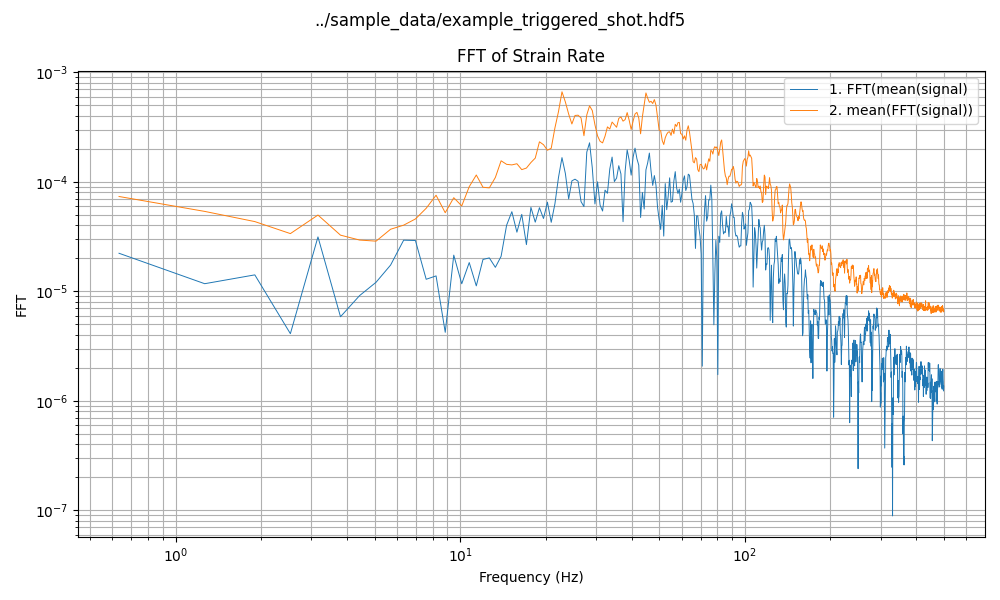

This chart was generated by the following Python code:
"""Example script to plot abbreviated RMS of Treble hdf5 data."""


### Set parameters ###############################################################
hdf_file = "../sample_data/example_triggered_shot.hdf5"
gauge_length = 20  # (meters)
##########################################################################################


import numpy as np
import matplotlib.pyplot as plt
import h5py
from datetime import datetime


def load_hdf_slice(filepath, t_start=None, t_duration=None, x_start=None, x_stop=None, info=True):
    """
        Loads data and metadata from .hdf5 file. Optionally slices data in time and space.

        Args:
            file_path: hdf5 file path.
            t_start: Time from start of data to begin slice (s)
            t_duration: Length of desired data slice (s)
            x_start: Start fibre distance from front of Treble (m)
            x_stop: Stop fibre distance from front of Treble (m)

        Returns:
            data: Sliced data array.
            metadata: Attributes of hdf file.
            timestamps: Sliced timestamp vector.
            distances: Sliced distance vector.

        """
    print(f"Loading: {filepath}")

    with h5py.File(filepath, "r") as f:
        md = dict(f.attrs)
        dt = md["dt_computer"]
        dx = md["dx"]

        # Accesses full data but does not load into memory
        data = f["data_product"]["data"]
        if "gps_time" in f["data_product"].keys():
            t = f["data_product"]["gps_time"]
        else:
            print("Using Computer Time, either because no GPS data was recorded or this is a re-saved dataset.")
            t = f["data_product"]["posix_time"]
        x = np.arange(md["nx"]) * md["dx"] + md["sensing_range_start"]

        if info is True:
            # Prints dimensions of full data
            print("Full Dataset Properties:")
            print(f"    Data Shape:         {data.shape}")
            print(f"    t_end - t_start:    {t[-1]-t[0]:.8f} s")
            print(f"    nt * dt_computer:   {t.shape[0] * dt}")
            print(f"    Timestamps:         [{t[0]:.2f} : {t[-1]:.2f}] ({t[-1] - t[0]:.2f}s)")
            print(f"    Times (UTC):        [{datetime.utcfromtimestamp(t[0])} : {datetime.utcfromtimestamp(t[-1])}]")
            print(f"    Distance:           [{x[0]:.1f} : {x[-1]:.1f}] m")

        # Calculates slice boundaries in samples
        if t_start:
            t1 = int(t_start / dt)
        else:
            t1 = 0
        if t_duration:
            t2 = t1 + int(t_duration / dt)
            # Enforces limit on end of data.
            if t2 > len(t):
                t2 = len(t)
        else:
            t2 = None

        if x_start:
            x1 = int((x_start-md["sensing_range_start"])/dx)
        else:
            x1 = None
        if x_stop:
            x2 = int((x_stop-md["sensing_range_start"])/dx)
        else:
            x2 = None

        # Slices data in space and time.
        # Only the SLICE of data is loaded into memory
        data = data[t1:t2, x1:x2]
        t = t[t1:t2]
        x = x[x1:x2]

        if info is True:
            # Prints dimensions of sliced output data
            print("Loading data slice:")
            print(f"    Data Shape:         {data.shape}")
            print(f"    t_end - t_start:    {t[-1]-t[0]:.8f} s")
            print(f"    nt * dt_computer:   {t.shape[0] * dt}")
            print(f"    Timestamps:         [{t[0]:.2f} : {t[-1]:.2f}] ({t[-1] - t[0]:.2f}s)")
            print(f"    Times (UTC):        [{datetime.utcfromtimestamp(t[0])} : {datetime.utcfromtimestamp(t[-1])}]")
            print(f"    Distance:           [{x[0]:.1f} : {x[-1]:.1f}] m")
        return data, md, t, x

def convert_velocity_to_strainrate(data, gauge_length_m, dx):
    gauge_samples = int(round(gauge_length_m / dx))
    return (data[:, gauge_samples:] - data[:, :-gauge_samples]) / (gauge_samples * dx)


def correct_gauge_length_offset(x_vector, gauge_length):
    """Compensate for distance shift of data caused by gauge_length calculation."""
    # crops end of x_vector by gauge length
    dx = x_vector[1] - x_vector[0]
    gauge_samples = int(round(gauge_length / dx))
    gauge_length = gauge_samples * dx
    x_correct = x_vector[:-gauge_samples]

    # compensates for GL/2 signal offset
    x_correct = x_correct + gauge_length / 2
    return x_correct


def calculate_fft_of_avg_signal(data_array, dt):
    """
    Averages signal at every fiber location, then calculates time-domain fft of average signal.

    Args:
        data_array: 2D data array, dimensions (nt, nx)
        dt: Time-axis sample spacing.

    Returns:
        abs_fft: FFT of average signal in fiber section.
        frequencies: Corresponding frequencies.
    """
    # average data in space
    avg_signal = np.mean(data_array, axis=1)

    # calculate fft
    cplx_fft = np.fft.rfft(avg_signal)
    abs_fft = np.abs(cplx_fft)
    abs_fft = abs_fft[1:]

    # frequency array
    nt = data_array.shape[0]
    frequencies = np.fft.rfftfreq(nt, dt)
    frequencies = frequencies[1:]

    return abs_fft, frequencies


def calculate_space_avg_of_ffts(data_array, dt):
    """
    Calculates time-domain fft at every fiber location, then averages FFTs in space.

    Args:
        data_array: 2D data array, dimensions (nt, nx)
        dt: Time-axis sample spacing.

    Returns:
        avg_fft: Avg of all FFTs in fiber section.
        frequencies: Corresponding frequencies.
    """
    # calculate fft array along time domain
    cplx_fft = np.fft.rfft(data_array, axis=0)

    # average fft^2 along space domain
    fft_sq = np.abs(cplx_fft) ** 2
    avg_fft_sq = np.mean(fft_sq, axis=1)
    avg_fft = np.sqrt(avg_fft_sq)
    avg_fft = avg_fft[1:]

    # frequency array
    nt = data_array.shape[0]
    frequencies = np.fft.rfftfreq(nt, dt)
    frequencies = frequencies[1:]

    return avg_fft, frequencies


def plot_fft(fft, frequencies, title=None, label=None, ax=None):
    # plots on existing axis
    if ax:
        plt.sca(ax)
    else:
        # otherwise creates figure
        plt.figure(figsize=(10,6))

    plt.plot(frequencies, fft, linewidth=0.7, label=label)
    plt.title(title)
    plt.xlabel("Frequency (Hz)")
    plt.ylabel("FFT")
    plt.loglog()
    plt.grid(visible=True, which="both")



# loads data
data, metadata, t, x = load_hdf_slice(
    hdf_file,
    t_start=0.5,
    t_duration=2,
    x_start=0,
    x_stop=700
)

# converts to strain rate if required
if metadata["data_product"] == "velocity":
    data = convert_velocity_to_strainrate(data, gauge_length, metadata["dx"])
    x = correct_gauge_length_offset(x, gauge_length)

# FFT method 1
fft_of_mean_signal, f = calculate_fft_of_avg_signal(data, metadata['dt_computer'])
plot_fft(
    fft_of_mean_signal,
    f,
    label="1. FFT(mean(signal)"
)
# FFT method 2
mean_of_ffts, _ = calculate_space_avg_of_ffts(data, metadata['dt_computer'])
plot_fft(
    mean_of_ffts,
    f,
    label="2. mean(FFT(signal))",
    ax=plt.gca()
)
plt.suptitle(hdf_file)
plt.title("FFT of Strain Rate")
plt.legend()
plt.tight_layout()
plt.savefig("plot_hdf5_fft.png")
plt.show()